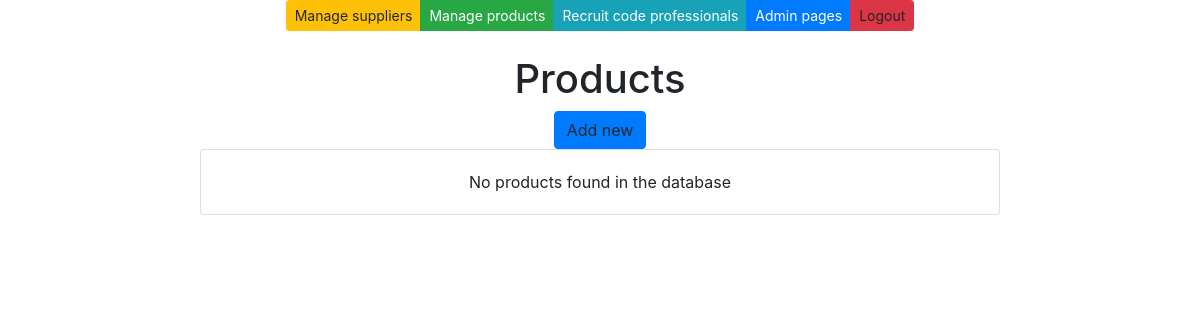
Before: /products/ with the older database file.
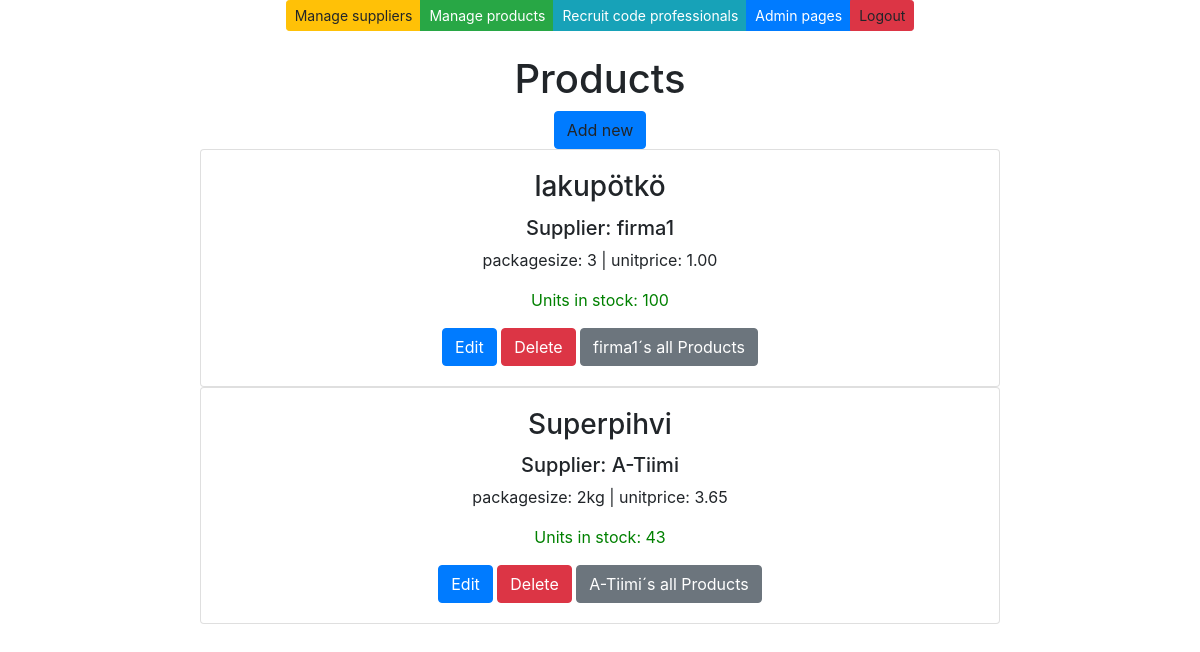
After: the same page with the newer database file.
### app/models.py (models this page shows, shortened)
class Product(models.Model):
    productname = models.CharField(max_length = 20, default = "laku")
    packagesize = models.CharField(max_length = 20, default = 3)
    unitprice = models.DecimalField(max_digits=8, decimal_places=2, default=1.00)
    unitsinstock = models.IntegerField(default = 3)
    supplier = models.ForeignKey(Supplier, on_delete=models.CASCADE)

class Supplier(models.Model):
    companyname = models.CharField(max_length = 50, default="firma")
    contactname = models.CharField(max_length = 50, default="firma")
    address = models.CharField(max_length = 100, default="firma")
    phone = models.CharField(max_length = 20, default="firma")
    email = models.CharField(max_length = 50, default="firma")
    country = models.CharField(max_length = 50, default="firma")

### app/views.py (the view)
# urls.py: path('products/', productlistview),
def productlistview(request):
    productlist = Product.objects.all()
    supplierlist = Supplier.objects.all()
    context = {'products': productlist, 'suppliers': supplierlist}
    return render (request,"productlist.html",context)

### app/templates/productlist.html (shortened to what this page needs)
{% extends 'index.html' %}
{% block content %}
<br />
<br />
<h1>Products</h1>
<a onclick="showaddform()" class="btn btn-primary">Add new</a>
{% for p in products %}
<div class="card" style="width: 50rem;">
    <div class="card-body">
        <h3 class="card-title">{{p.productname}} </h3>
        <h5 class="card-text">Supplier: {{p.supplier.companyname}}</h5>
        <p class="card-text">packagesize: {{p.packagesize}} | unitprice: {{p.unitprice}}</p>
        <p class="card-text" style="color: green;">Units in stock: {{p.unitsinstock}}</p>
        <a href="/edit-product-get/{{p.id}}/" class="btn btn-primary">Edit</a>
        <a href="/confirm-delete-product/{{p.id}}/" class="btn btn-danger">Delete</a>
        <a href="/products-by-supplier/{{p.supplier.id}}/" class="btn btn-secondary">{{p.supplier.companyname}}´s all
            Products</a>
    </div>
</div>
{% empty %}
<div class="card" style="width: 50rem;">
    <div class="card-body">
        <p class="card-text">No products found in the database </p>
    </div>
</div>
{%endfor%}
{% endblock %}

### app/templates/index.html (shortened to what this page needs)
<!DOCTYPE html>
<html>
<head>
    <link rel="stylesheet" href="https://stackpath.bootstrapcdn.com/bootstrap/4.5.0/css/bootstrap.min.css"
>
    <link rel="stylesheet" href="https://cdnjs.cloudflare.com/ajax/libs/font-awesome/5.11.2/css/all.min.css">
</head>
<body>
    <div class="container">
        <center>
            <div class="btn-group" role="group">
                <a class="btn btn-warning btn-sm" href="/suppliers">Manage suppliers</a>
                <a class="btn btn-success btn-sm" href="/products">Manage products</a>
                <a class="btn btn-info btn-sm" href="http://careeria.fi">Recruit code professionals</a>
                <a class="btn btn-primary btn-sm" href="/admin">Admin pages</a>
                <a class="btn btn-danger btn-sm">Logout</a>
            </div>
            {% block content %}
            {% endblock %}
        </center>
    </div>
</body>
</html>

Changed rows visible on the page:
added Product: productname "lakupötkö", supplier.companyname "firma1", packagesize "3", unitprice "1.00", unitsinstock "100"
added Product: productname "Superpihvi", supplier.companyname "A-Tiimi", packagesize "2kg", unitprice "3.65", unitsinstock "43"
Other visible differences:
text no longer shown: "No products found in the database"
